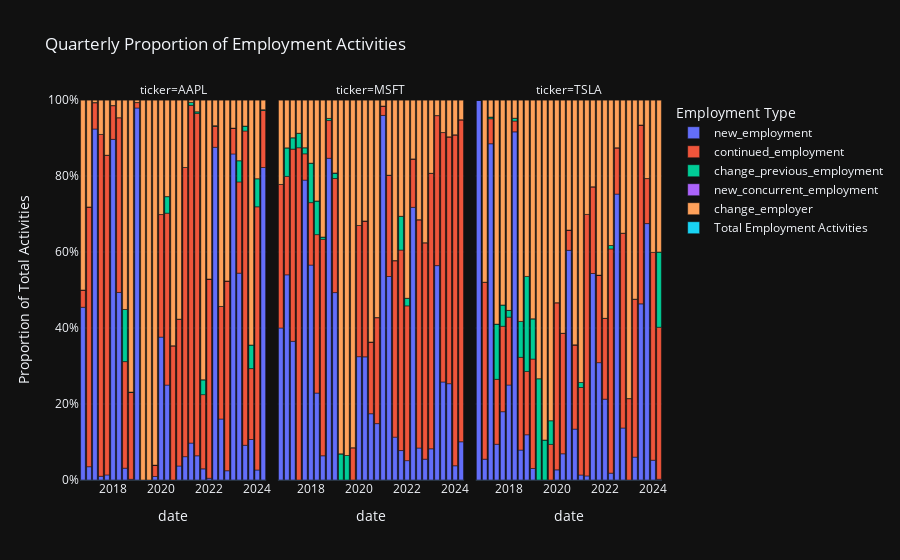

Notebook code cell kept with this figure:
### Code cell
# Group by ticker and resample quarterly, summing up the specified columns
df_resampled = df_visa.groupby('ticker').resample('Q', level='date').agg({
    'new_employment': 'sum',
    'continued_employment': 'sum',
    'change_previous_employment': 'sum',
    'new_concurrent_employment': 'sum',
    'change_employer': 'sum'
}).reset_index()

# Calculate the total of all types of employment for each period to find proportions
df_resampled['Total Employment Activities'] = df_resampled[['new_employment', 'continued_employment', 'change_previous_employment', 'new_concurrent_employment', 'change_employer']].sum(axis=1)

# Calculate the proportion of each type of employment
for col in ['new_employment', 'continued_employment', 'change_previous_employment', 'new_concurrent_employment', 'change_employer']:
    df_resampled[col] = df_resampled[col] / df_resampled['Total Employment Activities']

# Filter data to start from September 2016
df_resampled = df_resampled[df_resampled['date'] >= pd.Timestamp('2016-09-01')]


# Reshape the DataFrame from wide to long format for easier plotting with Plotly
df_long = df_resampled.melt(id_vars=['ticker', 'date'], var_name='Employment Type', value_name='Proportion')

# Create the stacked bar chart
fig = px.bar(df_long, 
             x='date', 
             y='Proportion', 
             color='Employment Type', 
             barmode='relative',  # This ensures the bars are stacked showing the relative proportions
             facet_col='ticker',  # Use this if you want separate charts for each ticker
             title='Quarterly Proportion of Employment Activities',
             labels={'Proportion': 'Proportion of Total Activities'},
             category_orders={"Employment Type": ["new_employment", "continued_employment", "change_previous_employment", "new_concurrent_employment", "change_employer"]})  # Optional: Orders the stack sequence

# Adjust y-axis to show proportions from 0 to 1
fig.update_layout(yaxis=dict(tickformat='.0%', range=[0, 1]))

# Show the plot
fig.show()

### Figure 1 — Plotly figure (JSON) as saved in the notebook; plotly's stock layout.template omitted (floating-point values rounded to 4 significant figures)
{"data": [{"alignmentgroup": "True", "hovertemplate": "Employment Type=new_employment<br>ticker=AAPL<br>date=%{x}<br>Proportion of Total Activities=%{y}<extra></extra>", "legendgroup": "new_employment", "marker": {"color": "#636efa", "pattern": {"shape": ""}}, "name": "new_employment", "offsetgroup": "new_employment", "orientation": "v", "showlegend": true, "textposition": "auto", "type": "bar", "x": ["2016-09-30T00:00:00", "2016-12-31T00:00:00", "2017-03-31T00:00:00", "2017-06-30T00:00:00", "2017-09-30T00:00:00", "2017-12-31T00:00:00", "2018-03-31T00:00:00", "2018-06-30T00:00:00", "2018-09-30T00:00:00", "2018-12-31T00:00:00", "2019-03-31T00:00:00", "2019-06-30T00:00:00", "2019-09-30T00:00:00", "2019-12-31T00:00:00", "2020-03-31T00:00:00", "2020-06-30T00:00:00", "2020-09-30T00:00:00", "2020-12-31T00:00:00", "2021-03-31T00:00:00", "2021-06-30T00:00:00", "2021-09-30T00:00:00", "2021-12-31T00:00:00", "2022-03-31T00:00:00", "2022-06-30T00:00:00", "2022-09-30T00:00:00", "2022-12-31T00:00:00", "2023-03-31T00:00:00", "2023-06-30T00:00:00", "2023-09-30T00:00:00", "2023-12-31T00:00:00", "2024-03-31T00:00:00"], "xaxis": "x", "y": [0.4545, 0.03498, 0.9237, 0.009826, 0.01337, 0.8964, 0.4936, 0.03111, 0.001825, 0.979, 0, 0, 0.009278, 0.376, 0.2498, 0, 0.03681, 0.06141, 0.09713, 0.06365, 0.0293, 0.004573, 0.8755, 0.1604, 0.02436, 0.8581, 0.5443, 0.09133, 0.1066, 0.02635, 0.8224], "yaxis": "y"}, {"alignmentgroup": "True", "hovertemplate": "Employment Type=new_employment<br>ticker=MSFT<br>date=%{x}<br>Proportion of Total Activities=%{y}<extra></extra>", "legendgroup": "new_employment", "marker": {"color": "#636efa", "pattern": {"shape": ""}}, "name": "new_employment", "offsetgroup": "new_employment", "orientation": "v", "showlegend": false, "textposition": "auto", "type": "bar", "x": ["2016-09-30T00:00:00", "2016-12-31T00:00:00", "2017-03-31T00:00:00", "2017-06-30T00:00:00", "2017-09-30T00:00:00", "2017-12-31T00:00:00", "2018-03-31T00:00:00", "2018-06-30T00:00:00", "2018-09-30T00:00:00", "2018-12-31T00:00:00", "2019-03-31T00:00:00", "2019-06-30T00:00:00", "2019-09-30T00:00:00", "2019-12-31T00:00:00", "2020-03-31T00:00:00", "2020-06-30T00:00:00", "2020-09-30T00:00:00", "2020-12-31T00:00:00", "2021-03-31T00:00:00", "2021-06-30T00:00:00", "2021-09-30T00:00:00", "2021-12-31T00:00:00", "2022-03-31T00:00:00", "2022-06-30T00:00:00", "2022-09-30T00:00:00", "2022-12-31T00:00:00", "2023-03-31T00:00:00", "2023-06-30T00:00:00", "2023-09-30T00:00:00", "2023-12-31T00:00:00", "2024-03-31T00:00:00"], "xaxis": "x2", "y": [0.4, 0.54, 0.365, 0, 0.7892, 0.5656, 0.2288, 0.0637, 0.8467, 0.4932, 0, 0, 0, 0.3246, 0.3241, 0.1744, 0.1484, 0.9594, 0.5355, 0.1128, 0.0775, 0.05097, 0.7176, 0.08417, 0.0548, 0.08208, 0.5641, 0.258, 0.2535, 0.03745, 0.1006], "yaxis": "y2"}, {"alignmentgroup": "True", "hovertemplate": "Employment Type=new_employment<br>ticker=TSLA<br>date=%{x}<br>Proportion of Total Activities=%{y}<extra></extra>", "legendgroup": "new_employment", "marker": {"color": "#636efa", "pattern": {"shape": ""}}, "name": "new_employment", "offsetgroup": "new_employment", "orientation": "v", "showlegend": false, "textposition": "auto", "type": "bar", "x": ["2016-09-30T00:00:00", "2016-12-31T00:00:00", "2017-03-31T00:00:00", "2017-06-30T00:00:00", "2017-09-30T00:00:00", "2017-12-31T00:00:00", "2018-03-31T00:00:00", "2018-06-30T00:00:00", "2018-09-30T00:00:00", "2018-12-31T00:00:00", "2019-03-31T00:00:00", "2019-06-30T00:00:00", "2019-09-30T00:00:00", "2019-12-31T00:00:00", "2020-03-31T00:00:00", "2020-06-30T00:00:00", "2020-09-30T00:00:00", "2020-12-31T00:00:00", "2021-03-31T00:00:00", "2021-06-30T00:00:00", "2021-09-30T00:00:00", "2021-12-31T00:00:00", "2022-03-31T00:00:00", "2022-06-30T00:00:00", "2022-09-30T00:00:00", "2022-12-31T00:00:00", "2023-03-31T00:00:00", "2023-06-30T00:00:00", "2023-09-30T00:00:00", "2023-12-31T00:00:00", "2024-03-31T00:00:00"], "xaxis": "x3", "y": [1, 0.05479, 0.8849, 0.09402, 0.1798, 0.25, 0.9162, 0.07874, 0.119, 0.0303, 0, 0, 0, 0.02667, 0.06897, 0.6044, 0.1339, 0.01316, 0.01075, 0.5434, 0.3088, 0.2128, 0.01802, 0.7524, 0.1368, 0, 0.06024, 0.4635, 0.6748, 0.05208, 0.001961], "yaxis": "y3"}, {"alignmentgroup": "True", "hovertemplate": "Employment Type=continued_employment<br>ticker=AAPL<br>date=%{x}<br>Proportion of Total Activities=%{y}<extra></extra>", "legendgroup": "continued_employment", "marker": {"color": "#EF553B", "pattern": {"shape": ""}}, "name": "continued_employment", "offsetgroup": "continued_employment", "orientation": "v", "showlegend": true, "textposition": "auto", "type": "bar", "x": ["2016-09-30T00:00:00", "2016-12-31T00:00:00", "2017-03-31T00:00:00", "2017-06-30T00:00:00", "2017-09-30T00:00:00", "2017-12-31T00:00:00", "2018-03-31T00:00:00", "2018-06-30T00:00:00", "2018-09-30T00:00:00", "2018-12-31T00:00:00", "2019-03-31T00:00:00", "2019-06-30T00:00:00", "2019-09-30T00:00:00", "2019-12-31T00:00:00", "2020-03-31T00:00:00", "2020-06-30T00:00:00", "2020-09-30T00:00:00", "2020-12-31T00:00:00", "2021-03-31T00:00:00", "2021-06-30T00:00:00", "2021-09-30T00:00:00", "2021-12-31T00:00:00", "2022-03-31T00:00:00", "2022-06-30T00:00:00", "2022-09-30T00:00:00", "2022-12-31T00:00:00", "2023-03-31T00:00:00", "2023-06-30T00:00:00", "2023-09-30T00:00:00", "2023-12-31T00:00:00", "2024-03-31T00:00:00"], "xaxis": "x", "y": [0.04545, 0.6836, 0.06951, 0.8995, 0.8413, 0.0889, 0.46, 0.2804, 0.2287, 0.01428, 0, 0, 0.0299, 0.3226, 0.4524, 0.3533, 0.3865, 0.761, 0.8888, 0.9011, 0.1954, 0.5244, 0.05511, 0.2962, 0.4994, 0.06798, 0.2401, 0.8271, 0.1865, 0.6926, 0.1498], "yaxis": "y"}, {"alignmentgroup": "True", "hovertemplate": "Employment Type=continued_employment<br>ticker=MSFT<br>date=%{x}<br>Proportion of Total Activities=%{y}<extra></extra>", "legendgroup": "continued_employment", "marker": {"color": "#EF553B", "pattern": {"shape": ""}}, "name": "continued_employment", "offsetgroup": "continued_employment", "orientation": "v", "showlegend": false, "textposition": "auto", "type": "bar", "x": ["2016-09-30T00:00:00", "2016-12-31T00:00:00", "2017-03-31T00:00:00", "2017-06-30T00:00:00", "2017-09-30T00:00:00", "2017-12-31T00:00:00", "2018-03-31T00:00:00", "2018-06-30T00:00:00", "2018-09-30T00:00:00", "2018-12-31T00:00:00", "2019-03-31T00:00:00", "2019-06-30T00:00:00", "2019-09-30T00:00:00", "2019-12-31T00:00:00", "2020-03-31T00:00:00", "2020-06-30T00:00:00", "2020-09-30T00:00:00", "2020-12-31T00:00:00", "2021-03-31T00:00:00", "2021-06-30T00:00:00", "2021-09-30T00:00:00", "2021-12-31T00:00:00", "2022-03-31T00:00:00", "2022-06-30T00:00:00", "2022-09-30T00:00:00", "2022-12-31T00:00:00", "2023-03-31T00:00:00", "2023-06-30T00:00:00", "2023-09-30T00:00:00", "2023-12-31T00:00:00", "2024-03-31T00:00:00"], "xaxis": "x2", "y": [0.3778, 0.2589, 0.5057, 0.8744, 0.06923, 0.1643, 0.417, 0.5697, 0.09925, 0.3003, 0, 0, 0.08506, 0.3451, 0.3576, 0.1888, 0.279, 0.02473, 0.2667, 0.4645, 0.5276, 0.4072, 0.1274, 0.6008, 0.5697, 0.7251, 0.3949, 0.6564, 0.6497, 0.871, 0.8475], "yaxis": "y2"}, {"alignmentgroup": "True", "hovertemplate": "Employment Type=continued_employment<br>ticker=TSLA<br>date=%{x}<br>Proportion of Total Activities=%{y}<extra></extra>", "legendgroup": "continued_employment", "marker": {"color": "#EF553B", "pattern": {"shape": ""}}, "name": "continued_employment", "offsetgroup": "continued_employment", "orientation": "v", "showlegend": false, "textposition": "auto", "type": "bar", "x": ["2016-09-30T00:00:00", "2016-12-31T00:00:00", "2017-03-31T00:00:00", "2017-06-30T00:00:00", "2017-09-30T00:00:00", "2017-12-31T00:00:00", "2018-03-31T00:00:00", "2018-06-30T00:00:00", "2018-09-30T00:00:00", "2018-12-31T00:00:00", "2019-03-31T00:00:00", "2019-06-30T00:00:00", "2019-09-30T00:00:00", "2019-12-31T00:00:00", "2020-03-31T00:00:00", "2020-06-30T00:00:00", "2020-09-30T00:00:00", "2020-12-31T00:00:00", "2021-03-31T00:00:00", "2021-06-30T00:00:00", "2021-09-30T00:00:00", "2021-12-31T00:00:00", "2022-03-31T00:00:00", "2022-06-30T00:00:00", "2022-09-30T00:00:00", "2022-12-31T00:00:00", "2023-03-31T00:00:00", "2023-06-30T00:00:00", "2023-09-30T00:00:00", "2023-12-31T00:00:00", "2024-03-31T00:00:00"], "xaxis": "x3", "y": [0, 0.4658, 0.06577, 0.1709, 0.2247, 0.1786, 0.02844, 0.2441, 0.1667, 0.2879, 0, 0, 0.09375, 0.44, 0.3172, 0.05333, 0.2218, 0.2303, 0.6882, 0.2283, 0.2304, 0.2128, 0.5901, 0.1219, 0.5128, 0.2143, 0.4157, 0.4708, 0.1185, 0.5469, 0.4], "yaxis": "y3"}, {"alignmentgroup": "True", "hovertemplate": "Employment Type=change_previous_employment<br>ticker=AAPL<br>date=%{x}<br>Proportion of Total Activities=%{y}<extra></extra>", "legendgroup": "change_previous_employment", "marker": {"color": "#00cc96", "pattern": {"shape": ""}}, "name": "change_previous_employment", "offsetgroup": "change_previous_employment", "orientation": "v", "showlegend": true, "textposition": "auto", "type": "bar", "x": ["2016-09-30T00:00:00", "2016-12-31T00:00:00", "2017-03-31T00:00:00", "2017-06-30T00:00:00", "2017-09-30T00:00:00", "2017-12-31T00:00:00", "2018-03-31T00:00:00", "2018-06-30T00:00:00", "2018-09-30T00:00:00", "2018-12-31T00:00:00", "2019-03-31T00:00:00", "2019-06-30T00:00:00", "2019-09-30T00:00:00", "2019-12-31T00:00:00", "2020-03-31T00:00:00", "2020-06-30T00:00:00", "2020-09-30T00:00:00", "2020-12-31T00:00:00", "2021-03-31T00:00:00", "2021-06-30T00:00:00", "2021-09-30T00:00:00", "2021-12-31T00:00:00", "2022-03-31T00:00:00", "2022-06-30T00:00:00", "2022-09-30T00:00:00", "2022-12-31T00:00:00", "2023-03-31T00:00:00", "2023-06-30T00:00:00", "2023-09-30T00:00:00", "2023-12-31T00:00:00", "2024-03-31T00:00:00"], "xaxis": "x", "y": [0, 0, 0, 0, 0, 0, 0, 0.1372, 0.0009124, 0, 0, 0, 0, 0, 0.04367, 0, 0, 0, 0.007668, 0.004409, 0.03907, 0, 0.001858, 0, 0, 0, 0.05593, 0.01298, 0.06218, 0.07403, 0.00231], "yaxis": "y"}, {"alignmentgroup": "True", "hovertemplate": "Employment Type=change_previous_employment<br>ticker=MSFT<br>date=%{x}<br>Proportion of Total Activities=%{y}<extra></extra>", "legendgroup": "change_previous_employment", "marker": {"color": "#00cc96", "pattern": {"shape": ""}}, "name": "change_previous_employment", "offsetgroup": "change_previous_employment", "orientation": "v", "showlegend": false, "textposition": "auto", "type": "bar", "x": ["2016-09-30T00:00:00", "2016-12-31T00:00:00", "2017-03-31T00:00:00", "2017-06-30T00:00:00", "2017-09-30T00:00:00", "2017-12-31T00:00:00", "2018-03-31T00:00:00", "2018-06-30T00:00:00", "2018-09-30T00:00:00", "2018-12-31T00:00:00", "2019-03-31T00:00:00", "2019-06-30T00:00:00", "2019-09-30T00:00:00", "2019-12-31T00:00:00", "2020-03-31T00:00:00", "2020-06-30T00:00:00", "2020-09-30T00:00:00", "2020-12-31T00:00:00", "2021-03-31T00:00:00", "2021-06-30T00:00:00", "2021-09-30T00:00:00", "2021-12-31T00:00:00", "2022-03-31T00:00:00", "2022-06-30T00:00:00", "2022-09-30T00:00:00", "2022-12-31T00:00:00", "2023-03-31T00:00:00", "2023-06-30T00:00:00", "2023-09-30T00:00:00", "2023-12-31T00:00:00", "2024-03-31T00:00:00"], "xaxis": "x2", "y": [0, 0.07522, 0.03, 0.03818, 0.01605, 0.104, 0.08856, 0.00601, 0.005628, 0.01365, 0.06878, 0.06444, 0, 0, 0, 0, 0, 0, 0, 0, 0.08898, 0.02005, 0, 0, 0, 0, 0, 0, 0, 0, 0], "yaxis": "y2"}, {"alignmentgroup": "True", "hovertemplate": "Employment Type=change_previous_employment<br>ticker=TSLA<br>date=%{x}<br>Proportion of Total Activities=%{y}<extra></extra>", "legendgroup": "change_previous_employment", "marker": {"color": "#00cc96", "pattern": {"shape": ""}}, "name": "change_previous_employment", "offsetgroup": "change_previous_employment", "orientation": "v", "showlegend": false, "textposition": "auto", "type": "bar", "x": ["2016-09-30T00:00:00", "2016-12-31T00:00:00", "2017-03-31T00:00:00", "2017-06-30T00:00:00", "2017-09-30T00:00:00", "2017-12-31T00:00:00", "2018-03-31T00:00:00", "2018-06-30T00:00:00", "2018-09-30T00:00:00", "2018-12-31T00:00:00", "2019-03-31T00:00:00", "2019-06-30T00:00:00", "2019-09-30T00:00:00", "2019-12-31T00:00:00", "2020-03-31T00:00:00", "2020-06-30T00:00:00", "2020-09-30T00:00:00", "2020-12-31T00:00:00", "2021-03-31T00:00:00", "2021-06-30T00:00:00", "2021-09-30T00:00:00", "2021-12-31T00:00:00", "2022-03-31T00:00:00", "2022-06-30T00:00:00", "2022-09-30T00:00:00", "2022-12-31T00:00:00", "2023-03-31T00:00:00", "2023-06-30T00:00:00", "2023-09-30T00:00:00", "2023-12-31T00:00:00", "2024-03-31T00:00:00"], "xaxis": "x3", "y": [0, 0, 0.004484, 0.1453, 0.05618, 0.01786, 0.007485, 0.09449, 0.25, 0.1061, 0.2667, 0.1053, 0.0625, 0, 0, 0, 0, 0.01316, 0, 0, 0, 0, 0.009009, 0, 0, 0, 0, 0, 0, 0, 0.198], "yaxis": "y3"}, {"alignmentgroup": "True", "hovertemplate": "Employment Type=new_concurrent_employment<br>ticker=AAPL<br>date=%{x}<br>Proportion of Total Activities=%{y}<extra></extra>", "legendgroup": "new_concurrent_employment", "marker": {"color": "#ab63fa", "pattern": {"shape": ""}}, "name": "new_concurrent_employment", "offsetgroup": "new_concurrent_employment", "orientation": "v", "showlegend": true, "textposition": "auto", "type": "bar", "x": ["2016-09-30T00:00:00", "2016-12-31T00:00:00", "2017-03-31T00:00:00", "2017-06-30T00:00:00", "2017-09-30T00:00:00", "2017-12-31T00:00:00", "2018-03-31T00:00:00", "2018-06-30T00:00:00", "2018-09-30T00:00:00", "2018-12-31T00:00:00", "2019-03-31T00:00:00", "2019-06-30T00:00:00", "2019-09-30T00:00:00", "2019-12-31T00:00:00", "2020-03-31T00:00:00", "2020-06-30T00:00:00", "2020-09-30T00:00:00", "2020-12-31T00:00:00", "2021-03-31T00:00:00", "2021-06-30T00:00:00", "2021-09-30T00:00:00", "2021-12-31T00:00:00", "2022-03-31T00:00:00", "2022-06-30T00:00:00", "2022-09-30T00:00:00", "2022-12-31T00:00:00", "2023-03-31T00:00:00", "2023-06-30T00:00:00", "2023-09-30T00:00:00", "2023-12-31T00:00:00", "2024-03-31T00:00:00"], "xaxis": "x", "y": [0, 0, 0, 0, 0, 0, 0, 0, 0, 0, 0, 0, 0, 0, 0, 0, 0, 0, 0, 0, 0, 0, 0, 0, 0, 0, 0, 0, 0, 0, 0], "yaxis": "y"}, {"alignmentgroup": "True", "hovertemplate": "Employment Type=new_concurrent_employment<br>ticker=MSFT<br>date=%{x}<br>Proportion of Total Activities=%{y}<extra></extra>", "legendgroup": "new_concurrent_employment", "marker": {"color": "#ab63fa", "pattern": {"shape": ""}}, "name": "new_concurrent_employment", "offsetgroup": "new_concurrent_employment", "orientation": "v", "showlegend": false, "textposition": "auto", "type": "bar", "x": ["2016-09-30T00:00:00", "2016-12-31T00:00:00", "2017-03-31T00:00:00", "2017-06-30T00:00:00", "2017-09-30T00:00:00", "2017-12-31T00:00:00", "2018-03-31T00:00:00", "2018-06-30T00:00:00", "2018-09-30T00:00:00", "2018-12-31T00:00:00", "2019-03-31T00:00:00", "2019-06-30T00:00:00", "2019-09-30T00:00:00", "2019-12-31T00:00:00", "2020-03-31T00:00:00", "2020-06-30T00:00:00", "2020-09-30T00:00:00", "2020-12-31T00:00:00", "2021-03-31T00:00:00", "2021-06-30T00:00:00", "2021-09-30T00:00:00", "2021-12-31T00:00:00", "2022-03-31T00:00:00", "2022-06-30T00:00:00", "2022-09-30T00:00:00", "2022-12-31T00:00:00", "2023-03-31T00:00:00", "2023-06-30T00:00:00", "2023-09-30T00:00:00", "2023-12-31T00:00:00", "2024-03-31T00:00:00"], "xaxis": "x2", "y": [0, 0, 0, 0, 0, 0, 0, 0, 0, 0.0009099, 0, 0, 0, 0, 0, 0, 0, 0, 0, 0, 0, 0, 0, 0, 0, 0, 0, 0, 0, 0, 0], "yaxis": "y2"}, {"alignmentgroup": "True", "hovertemplate": "Employment Type=new_concurrent_employment<br>ticker=TSLA<br>date=%{x}<br>Proportion of Total Activities=%{y}<extra></extra>", "legendgroup": "new_concurrent_employment", "marker": {"color": "#ab63fa", "pattern": {"shape": ""}}, "name": "new_concurrent_employment", "offsetgroup": "new_concurrent_employment", "orientation": "v", "showlegend": false, "textposition": "auto", "type": "bar", "x": ["2016-09-30T00:00:00", "2016-12-31T00:00:00", "2017-03-31T00:00:00", "2017-06-30T00:00:00", "2017-09-30T00:00:00", "2017-12-31T00:00:00", "2018-03-31T00:00:00", "2018-06-30T00:00:00", "2018-09-30T00:00:00", "2018-12-31T00:00:00", "2019-03-31T00:00:00", "2019-06-30T00:00:00", "2019-09-30T00:00:00", "2019-12-31T00:00:00", "2020-03-31T00:00:00", "2020-06-30T00:00:00", "2020-09-30T00:00:00", "2020-12-31T00:00:00", "2021-03-31T00:00:00", "2021-06-30T00:00:00", "2021-09-30T00:00:00", "2021-12-31T00:00:00", "2022-03-31T00:00:00", "2022-06-30T00:00:00", "2022-09-30T00:00:00", "2022-12-31T00:00:00", "2023-03-31T00:00:00", "2023-06-30T00:00:00", "2023-09-30T00:00:00", "2023-12-31T00:00:00", "2024-03-31T00:00:00"], "xaxis": "x3", "y": [0, 0, 0, 0, 0, 0, 0, 0, 0, 0, 0, 0, 0, 0, 0, 0, 0, 0, 0, 0, 0, 0, 0, 0, 0, 0, 0, 0, 0, 0, 0], "yaxis": "y3"}, {"alignmentgroup": "True", "hovertemplate": "Employment Type=change_employer<br>ticker=AAPL<br>date=%{x}<br>Proportion of Total Activities=%{y}<extra></extra>", "legendgroup": "change_employer", "marker": {"color": "#FFA15A", "pattern": {"shape": ""}}, "name": "change_employer", "offsetgroup": "change_employer", "orientation": "v", "showlegend": true, "textposition": "auto", "type": "bar", "x": ["2016-09-30T00:00:00", "2016-12-31T00:00:00", "2017-03-31T00:00:00", "2017-06-30T00:00:00", "2017-09-30T00:00:00", "2017-12-31T00:00:00", "2018-03-31T00:00:00", "2018-06-30T00:00:00", "2018-09-30T00:00:00", "2018-12-31T00:00:00", "2019-03-31T00:00:00", "2019-06-30T00:00:00", "2019-09-30T00:00:00", "2019-12-31T00:00:00", "2020-03-31T00:00:00", "2020-06-30T00:00:00", "2020-09-30T00:00:00", "2020-12-31T00:00:00", "2021-03-31T00:00:00", "2021-06-30T00:00:00", "2021-09-30T00:00:00", "2021-12-31T00:00:00", "2022-03-31T00:00:00", "2022-06-30T00:00:00", "2022-09-30T00:00:00", "2022-12-31T00:00:00", "2023-03-31T00:00:00", "2023-06-30T00:00:00", "2023-09-30T00:00:00", "2023-12-31T00:00:00", "2024-03-31T00:00:00"], "xaxis": "x", "y": [0.5, 0.2814, 0.006835, 0.09067, 0.1453, 0.01465, 0.0464, 0.5512, 0.7686, 0.006679, 1, 1, 0.9608, 0.3014, 0.2541, 0.6467, 0.5767, 0.1776, 0.00639, 0.03086, 0.7363, 0.471, 0.06749, 0.5433, 0.4762, 0.07393, 0.1596, 0.06861, 0.6447, 0.207, 0.02541], "yaxis": "y"}, {"alignmentgroup": "True", "hovertemplate": "Employment Type=change_employer<br>ticker=MSFT<br>date=%{x}<br>Proportion of Total Activities=%{y}<extra></extra>", "legendgroup": "change_employer", "marker": {"color": "#FFA15A", "pattern": {"shape": ""}}, "name": "change_employer", "offsetgroup": "change_employer", "orientation": "v", "showlegend": false, "textposition": "auto", "type": "bar", "x": ["2016-09-30T00:00:00", "2016-12-31T00:00:00", "2017-03-31T00:00:00", "2017-06-30T00:00:00", "2017-09-30T00:00:00", "2017-12-31T00:00:00", "2018-03-31T00:00:00", "2018-06-30T00:00:00", "2018-09-30T00:00:00", "2018-12-31T00:00:00", "2019-03-31T00:00:00", "2019-06-30T00:00:00", "2019-09-30T00:00:00", "2019-12-31T00:00:00", "2020-03-31T00:00:00", "2020-06-30T00:00:00", "2020-09-30T00:00:00", "2020-12-31T00:00:00", "2021-03-31T00:00:00", "2021-06-30T00:00:00", "2021-09-30T00:00:00", "2021-12-31T00:00:00", "2022-03-31T00:00:00", "2022-06-30T00:00:00", "2022-09-30T00:00:00", "2022-12-31T00:00:00", "2023-03-31T00:00:00", "2023-06-30T00:00:00", "2023-09-30T00:00:00", "2023-12-31T00:00:00", "2024-03-31T00:00:00"], "xaxis": "x2", "y": [0.2222, 0.1259, 0.09929, 0.08744, 0.1256, 0.1661, 0.2657, 0.3606, 0.04843, 0.192, 0.9312, 0.9356, 0.9149, 0.3303, 0.3183, 0.6368, 0.5726, 0.01584, 0.1978, 0.4227, 0.306, 0.5218, 0.155, 0.315, 0.3755, 0.1928, 0.04092, 0.0856, 0.09687, 0.09154, 0.05196], "yaxis": "y2"}, {"alignmentgroup": "True", "hovertemplate": "Employment Type=change_employer<br>ticker=TSLA<br>date=%{x}<br>Proportion of Total Activities=%{y}<extra></extra>", "legendgroup": "change_employer", "marker": {"color": "#FFA15A", "pattern": {"shape": ""}}, "name": "change_employer", "offsetgroup": "change_employer", "orientation": "v", "showlegend": false, "textposition": "auto", "type": "bar", "x": ["2016-09-30T00:00:00", "2016-12-31T00:00:00", "2017-03-31T00:00:00", "2017-06-30T00:00:00", "2017-09-30T00:00:00", "2017-12-31T00:00:00", "2018-03-31T00:00:00", "2018-06-30T00:00:00", "2018-09-30T00:00:00", "2018-12-31T00:00:00", "2019-03-31T00:00:00", "2019-06-30T00:00:00", "2019-09-30T00:00:00", "2019-12-31T00:00:00", "2020-03-31T00:00:00", "2020-06-30T00:00:00", "2020-09-30T00:00:00", "2020-12-31T00:00:00", "2021-03-31T00:00:00", "2021-06-30T00:00:00", "2021-09-30T00:00:00", "2021-12-31T00:00:00", "2022-03-31T00:00:00", "2022-06-30T00:00:00", "2022-09-30T00:00:00", "2022-12-31T00:00:00", "2023-03-31T00:00:00", "2023-06-30T00:00:00", "2023-09-30T00:00:00", "2023-12-31T00:00:00", "2024-03-31T00:00:00"], "xaxis": "x3", "y": [0, 0.4795, 0.04484, 0.5897, 0.5393, 0.5536, 0.0479, 0.5827, 0.4643, 0.5758, 0.7333, 0.8947, 0.8438, 0.5333, 0.6138, 0.3422, 0.6444, 0.7434, 0.3011, 0.2283, 0.4608, 0.5745, 0.3829, 0.1257, 0.3504, 0.7857, 0.5241, 0.06569, 0.2067, 0.401, 0.4], "yaxis": "y3"}, {"alignmentgroup": "True", "hovertemplate": "Employment Type=Total Employment Activities<br>ticker=AAPL<br>date=%{x}<br>Proportion of Total Activities=%{y}<extra></extra>", "legendgroup": "Total Employment Activities", "marker": {"color": "#19d3f3", "pattern": {"shape": ""}}, "name": "Total Employment Activities", "offsetgroup": "Total Employment Activities", "orientation": "v", "showlegend": true, "textposition": "auto", "type": "bar", "x": ["2016-09-30T00:00:00", "2016-12-31T00:00:00", "2017-03-31T00:00:00", "2017-06-30T00:00:00", "2017-09-30T00:00:00", "2017-12-31T00:00:00", "2018-03-31T00:00:00", "2018-06-30T00:00:00", "2018-09-30T00:00:00", "2018-12-31T00:00:00", "2019-03-31T00:00:00", "2019-06-30T00:00:00", "2019-09-30T00:00:00", "2019-12-31T00:00:00", "2020-03-31T00:00:00", "2020-06-30T00:00:00", "2020-09-30T00:00:00", "2020-12-31T00:00:00", "2021-03-31T00:00:00", "2021-06-30T00:00:00", "2021-09-30T00:00:00", "2021-12-31T00:00:00", "2022-03-31T00:00:00", "2022-06-30T00:00:00", "2022-09-30T00:00:00", "2022-12-31T00:00:00", "2023-03-31T00:00:00", "2023-06-30T00:00:00", "2023-09-30T00:00:00", "2023-12-31T00:00:00", "2024-03-31T00:00:00"], "xaxis": "x", "y": [22, 629, 24873, 2239, 1645, 17537, 4828, 2186, 3288, 15121, 2654, 2543, 970, 1085, 1145, 1084, 652, 1205, 18779, 7258, 819, 1312, 8075, 1465, 903, 7561, 1466, 2157, 1576, 797, 3030], "yaxis": "y"}, {"alignmentgroup": "True", "hovertemplate": "Employment Type=Total Employment Activities<br>ticker=MSFT<br>date=%{x}<br>Proportion of Total Activities=%{y}<extra></extra>", "legendgroup": "Total Employment Activities", "marker": {"color": "#19d3f3", "pattern": {"shape": ""}}, "name": "Total Employment Activities", "offsetgroup": "Total Employment Activities", "orientation": "v", "showlegend": false, "textposition": "auto", "type": "bar", "x": ["2016-09-30T00:00:00", "2016-12-31T00:00:00", "2017-03-31T00:00:00", "2017-06-30T00:00:00", "2017-09-30T00:00:00", "2017-12-31T00:00:00", "2018-03-31T00:00:00", "2018-06-30T00:00:00", "2018-09-30T00:00:00", "2018-12-31T00:00:00", "2019-03-31T00:00:00", "2019-06-30T00:00:00", "2019-09-30T00:00:00", "2019-12-31T00:00:00", "2020-03-31T00:00:00", "2020-06-30T00:00:00", "2020-09-30T00:00:00", "2020-12-31T00:00:00", "2021-03-31T00:00:00", "2021-06-30T00:00:00", "2021-09-30T00:00:00", "2021-12-31T00:00:00", "2022-03-31T00:00:00", "2022-06-30T00:00:00", "2022-09-30T00:00:00", "2022-12-31T00:00:00", "2023-03-31T00:00:00", "2023-06-30T00:00:00", "2023-09-30T00:00:00", "2023-12-31T00:00:00", "2024-03-31T00:00:00"], "xaxis": "x2", "y": [45, 1263, 1400, 812, 3178, 1692, 1626, 832, 5864, 1099, 378, 419, 482, 1750, 1401, 2288, 1570, 28666, 2295, 1817, 1742, 1746, 7230, 3089, 1843, 1535, 2884, 1694, 1724, 1442, 1790], "yaxis": "y2"}, {"alignmentgroup": "True", "hovertemplate": "Employment Type=Total Employment Activities<br>ticker=TSLA<br>date=%{x}<br>Proportion of Total Activities=%{y}<extra></extra>", "legendgroup": "Total Employment Activities", "marker": {"color": "#19d3f3", "pattern": {"shape": ""}}, "name": "Total Employment Activities", "offsetgroup": "Total Employment Activities", "orientation": "v", "showlegend": false, "textposition": "auto", "type": "bar", "x": ["2016-09-30T00:00:00", "2016-12-31T00:00:00", "2017-03-31T00:00:00", "2017-06-30T00:00:00", "2017-09-30T00:00:00", "2017-12-31T00:00:00", "2018-03-31T00:00:00", "2018-06-30T00:00:00", "2018-09-30T00:00:00", "2018-12-31T00:00:00", "2019-03-31T00:00:00", "2019-06-30T00:00:00", "2019-09-30T00:00:00", "2019-12-31T00:00:00", "2020-03-31T00:00:00", "2020-06-30T00:00:00", "2020-09-30T00:00:00", "2020-12-31T00:00:00", "2021-03-31T00:00:00", "2021-06-30T00:00:00", "2021-09-30T00:00:00", "2021-12-31T00:00:00", "2022-03-31T00:00:00", "2022-06-30T00:00:00", "2022-09-30T00:00:00", "2022-12-31T00:00:00", "2023-03-31T00:00:00", "2023-06-30T00:00:00", "2023-09-30T00:00:00", "2023-12-31T00:00:00", "2024-03-31T00:00:00"], "xaxis": "x3", "y": [2, 73, 669, 117, 89, 56, 668, 127, 84, 66, 15, 19, 32, 75, 145, 225, 239, 304, 186, 403, 204, 188, 222, 525, 117, 154, 166, 548, 329, 192, 510], "yaxis": "y3"}], "layout": {"annotations": [{"font": {}, "showarrow": false, "text": "ticker=AAPL", "x": 0.16, "xanchor": "center", "xref": "paper", "y": 1, "yanchor": "bottom", "yref": "paper"}, {"font": {}, "showarrow": false, "text": "ticker=MSFT", "x": 0.5, "xanchor": "center", "xref": "paper", "y": 1, "yanchor": "bottom", "yref": "paper"}, {"font": {}, "showarrow": false, "text": "ticker=TSLA", "x": 0.84, "xanchor": "center", "xref": "paper", "y": 1, "yanchor": "bottom", "yref": "paper"}], "autosize": true, "barmode": "relative", "legend": {"title": {"text": "Employment Type"}, "tracegroupgap": 0}, "title": {"text": "Quarterly Proportion of Employment Activities"}, "xaxis": {"anchor": "y", "autorange": true, "domain": [0, 0.32], "range": ["2016-08-16", "2024-05-15"], "title": {"text": "date"}, "type": "date"}, "xaxis2": {"anchor": "y2", "autorange": true, "domain": [0.34, 0.66], "matches": "x", "range": ["2016-08-16", "2024-05-15"], "title": {"text": "date"}, "type": "date"}, "xaxis3": {"anchor": "y3", "autorange": true, "domain": [0.68, 1.0], "matches": "x", "range": ["2016-08-16", "2024-05-15"], "title": {"text": "date"}, "type": "date"}, "yaxis": {"anchor": "x", "domain": [0, 1], "range": [0, 1], "tickformat": ".0%", "title": {"text": "Proportion of Total Activities"}, "type": "linear"}, "yaxis2": {"anchor": "x2", "domain": [0, 1], "matches": "y", "showticklabels": false, "type": "linear"}, "yaxis3": {"anchor": "x3", "domain": [0, 1], "matches": "y", "showticklabels": false, "type": "linear"}}}
